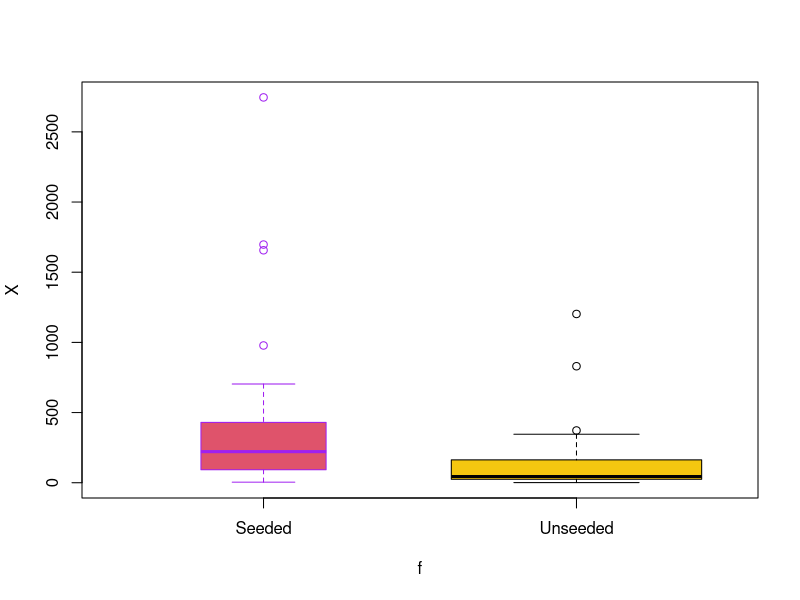

Generate this figure with R:
library(tidyr)
library(dplyr)
library(ggplot2)
#1.1
X<-c(1202.6, 830.1, 372.4, 345.5, 321.2, 244.3, 163.0, 
     147.8, 95.0, 87.0, 81.2, 68.5, 47.3, 41.1, 36.6, 
     29.0, 28.6, 26.3, 26.0, 24.4, 21.4, 17.3, 11.5, 
     4.9, 4.9, 1.0, 2745.6, 1697.1, 1656.4, 978.0, 703.4,
     489.1, 430.0,334.1, 302.8, 274.7, 274.7, 255.0,
     242.5, 200.7, 198.6, 129.6, 119.0, 118.3, 115.3,
     92.4, 40.6, 32.7, 31.4, 17.5, 7.7, 4.1)
f<-factor(rep(c("Unseeded","Seeded"), each=26))#定义分组因子
Data<-data.frame(X,f)#生成数据框
boxplot(X~f,Data,width=c(1,2),col=c(2,7),border=c("purple","black"))
#1.2
Unseeded<-c(1202.6, 830.1, 372.4, 345.5, 321.2, 244.3, 163.0, 147.8, 95.0, 87.0, 81.2, 68.5, 47.3, 41.1, 36.6, 29.0, 28.6, 26.3, 26.0, 24.4, 21.4, 17.3, 11.5, 4.9, 4.9, 1.0)
Seeded<-c(2745.6, 1697.1, 1656.4, 978.0, 703.4, 489.1, 430.0, 334.1, 302.8, 274.7, 274.7, 255.0, 242.5, 200.7, 198.6, 129.6, 119.0, 118.3, 115.3, 92.4, 40.6, 32.7, 31.4, 17.5, 7.7, 4.1)
t.test(Unseeded,Seeded)#p值为0.05376，p值大于0.05，表示接受原假设，两组数据差异未达到显著水平（0.05）
#t值为-1.9983，表示Unseeded组的样本均值低于Seeded组的均值。


